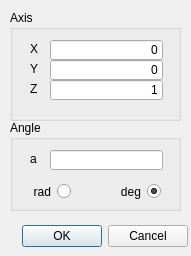
<ui version="4.0" >
 <author></author>
 <comment></comment>
 <exportmacro></exportmacro>
 <class>rotateDialog</class>
 <widget class="QDialog" name="rotateDialog" >
  <property name="geometry" >
   <rect>
    <x>0</x>
    <y>0</y>
    <width>191</width>
    <height>256</height>
   </rect>
  </property>
  <property name="windowTitle" >
   <string>Rotate</string>
  </property>
  <widget class="QGroupBox" name="groupBox" >
   <property name="geometry" >
    <rect>
     <x>10</x>
     <y>10</y>
     <width>171</width>
     <height>111</height>
    </rect>
   </property>
   <property name="title" >
    <string>Axis</string>
   </property>
   <widget class="QLabel" name="label_3" >
    <property name="geometry" >
     <rect>
      <x>20</x>
      <y>70</y>
      <width>16</width>
      <height>17</height>
     </rect>
    </property>
    <property name="text" >
     <string>Z</string>
    </property>
   </widget>
   <widget class="QLabel" name="label_2" >
    <property name="geometry" >
     <rect>
      <x>20</x>
      <y>50</y>
      <width>16</width>
      <height>17</height>
     </rect>
    </property>
    <property name="text" >
     <string>Y</string>
    </property>
   </widget>
   <widget class="QLabel" name="label" >
    <property name="geometry" >
     <rect>
      <x>20</x>
      <y>30</y>
      <width>16</width>
      <height>17</height>
     </rect>
    </property>
    <property name="text" >
     <string>X</string>
    </property>
   </widget>
   <widget class="QLineEdit" name="axX" >
    <property name="geometry" >
     <rect>
      <x>40</x>
      <y>30</y>
      <width>113</width>
      <height>20</height>
     </rect>
    </property>
    <property name="text" >
     <string>0</string>
    </property>
    <property name="alignment" >
     <set>Qt::AlignRight</set>
    </property>
   </widget>
   <widget class="QLineEdit" name="axY" >
    <property name="geometry" >
     <rect>
      <x>40</x>
      <y>50</y>
      <width>113</width>
      <height>20</height>
     </rect>
    </property>
    <property name="text" >
     <string>0</string>
    </property>
    <property name="alignment" >
     <set>Qt::AlignRight</set>
    </property>
   </widget>
   <widget class="QLineEdit" name="axZ" >
    <property name="geometry" >
     <rect>
      <x>40</x>
      <y>70</y>
      <width>113</width>
      <height>20</height>
     </rect>
    </property>
    <property name="text" >
     <string>1</string>
    </property>
    <property name="alignment" >
     <set>Qt::AlignRight</set>
    </property>
   </widget>
  </widget>
  <widget class="QWidget" name="layoutWidget" >
   <property name="geometry" >
    <rect>
     <x>0</x>
     <y>220</y>
     <width>188</width>
     <height>33</height>
    </rect>
   </property>
   <layout class="QHBoxLayout" >
    <property name="margin" >
     <number>0</number>
    </property>
    <property name="spacing" >
     <number>6</number>
    </property>
    <item>
     <spacer>
      <property name="orientation" >
       <enum>Qt::Horizontal</enum>
      </property>
      <property name="sizeHint" >
       <size>
        <width>131</width>
        <height>31</height>
       </size>
      </property>
     </spacer>
    </item>
    <item>
     <widget class="QPushButton" name="okButton" >
      <property name="text" >
       <string>OK</string>
      </property>
     </widget>
    </item>
    <item>
     <widget class="QPushButton" name="cancelButton" >
      <property name="text" >
       <string>Cancel</string>
      </property>
     </widget>
    </item>
   </layout>
  </widget>
  <widget class="QGroupBox" name="groupBox_2" >
   <property name="geometry" >
    <rect>
     <x>10</x>
     <y>120</y>
     <width>171</width>
     <height>91</height>
    </rect>
   </property>
   <property name="title" >
    <string>Angle</string>
   </property>
   <widget class="QLabel" name="label_4" >
    <property name="geometry" >
     <rect>
      <x>20</x>
      <y>30</y>
      <width>16</width>
      <height>17</height>
     </rect>
    </property>
    <property name="text" >
     <string>a</string>
    </property>
   </widget>
   <widget class="QLineEdit" name="angle" >
    <property name="geometry" >
     <rect>
      <x>40</x>
      <y>30</y>
      <width>113</width>
      <height>20</height>
     </rect>
    </property>
   </widget>
   <widget class="QRadioButton" name="radButton" >
    <property name="geometry" >
     <rect>
      <x>10</x>
      <y>60</y>
      <width>51</width>
      <height>23</height>
     </rect>
    </property>
    <property name="layoutDirection" >
     <enum>Qt::RightToLeft</enum>
    </property>
    <property name="text" >
     <string>rad</string>
    </property>
   </widget>
   <widget class="QRadioButton" name="degButton" >
    <property name="geometry" >
     <rect>
      <x>100</x>
      <y>60</y>
      <width>51</width>
      <height>23</height>
     </rect>
    </property>
    <property name="layoutDirection" >
     <enum>Qt::RightToLeft</enum>
    </property>
    <property name="text" >
     <string>deg</string>
    </property>
    <property name="checked" >
     <bool>true</bool>
    </property>
   </widget>
  </widget>
 </widget>
 <pixmapfunction></pixmapfunction>
 <resources/>
 <connections>
  <connection>
   <sender>okButton</sender>
   <signal>clicked()</signal>
   <receiver>rotateDialog</receiver>
   <slot>accept()</slot>
   <hints>
    <hint type="sourcelabel" >
     <x>278</x>
     <y>253</y>
    </hint>
    <hint type="destinationlabel" >
     <x>96</x>
     <y>254</y>
    </hint>
   </hints>
  </connection>
  <connection>
   <sender>cancelButton</sender>
   <signal>clicked()</signal>
   <receiver>rotateDialog</receiver>
   <slot>reject()</slot>
   <hints>
    <hint type="sourcelabel" >
     <x>369</x>
     <y>253</y>
    </hint>
    <hint type="destinationlabel" >
     <x>179</x>
     <y>282</y>
    </hint>
   </hints>
  </connection>
 </connections>
</ui>
